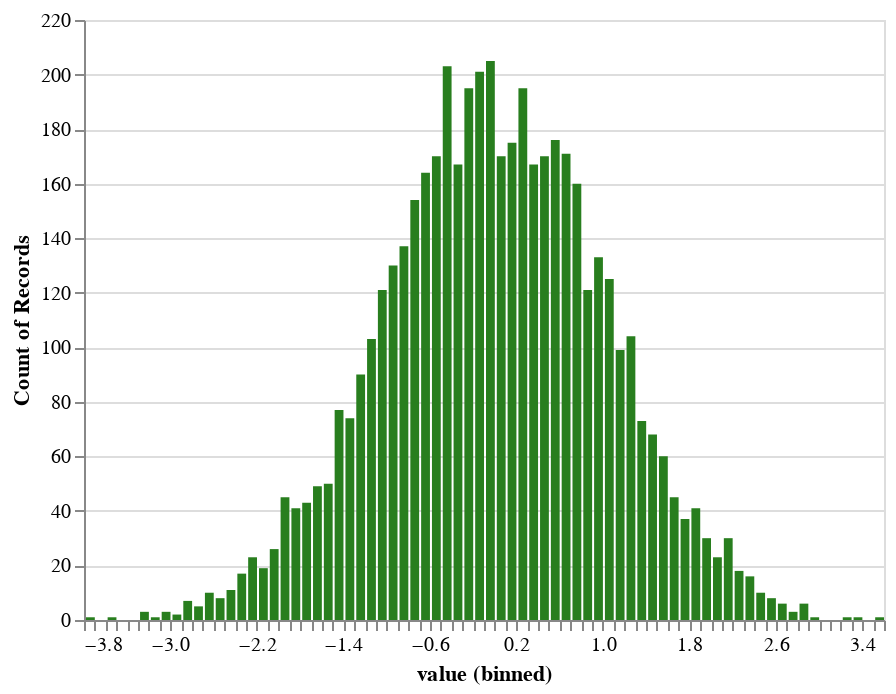

The notebook cell this image was saved under:
### Code cell
# Histograms work better here

normal_values = pd.DataFrame({"value": n.rvs(5000)})

alt.Chart(normal_values).mark_bar().encode(
    alt.X("value", bin=alt.Bin(maxbins=100)),
    y='count()',
    color=alt.value('#287E1E'),  # Aside: Note US spelling. Also try "hex codes": https://htmlcolorcodes.com/
)

### Figure 1 — Vega-Lite specification as saved in the notebook (floating-point values rounded to 4 significant figures; data arrays with more than 128 entries replaced by an {"elided": "..."} marker saying what was removed)
{"config": {"view": {"continuousWidth": 400, "continuousHeight": 300}}, "data": {"name": "data-c39ba1287253404ccdb5ad0335e11a4a"}, "mark": "bar", "encoding": {"color": {"value": "#287E1E"}, "x": {"bin": {"maxbins": 100}, "field": "value", "type": "quantitative"}, "y": {"aggregate": "count", "type": "quantitative"}}, "$schema": "https://vega.github.io/schema/vega-lite/v4.17.0.json", "datasets": {"data-c39ba1287253404ccdb5ad0335e11a4a": {"elided": "5000 records"}}}
